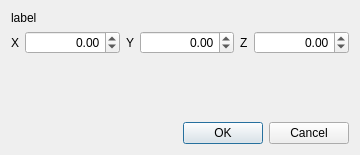
<?xml version="1.0" encoding="UTF-8"?>
<ui version="4.0">
 <class>VectorInputDialog</class>
 <widget class="QDialog" name="VectorInputDialog">
  <property name="geometry">
   <rect>
    <x>0</x>
    <y>0</y>
    <width>360</width>
    <height>155</height>
   </rect>
  </property>
  <property name="windowTitle">
   <string>Update</string>
  </property>
  <layout class="QVBoxLayout" name="verticalLayout">
   <item>
    <widget class="QLabel" name="label">
     <property name="text">
      <string>label</string>
     </property>
    </widget>
   </item>
   <item>
    <layout class="QHBoxLayout" name="horizontalLayout">
     <item>
      <widget class="QLabel" name="label_2">
       <property name="text">
        <string>X</string>
       </property>
      </widget>
     </item>
     <item>
      <widget class="QDoubleSpinBox" name="xSpinBox">
       <property name="sizePolicy">
        <sizepolicy hsizetype="MinimumExpanding" vsizetype="Fixed">
         <horstretch>0</horstretch>
         <verstretch>0</verstretch>
        </sizepolicy>
       </property>
       <property name="alignment">
        <set>Qt::AlignRight|Qt::AlignTrailing|Qt::AlignVCenter</set>
       </property>
       <property name="buttonSymbols">
        <enum>QAbstractSpinBox::UpDownArrows</enum>
       </property>
       <property name="accelerated">
        <bool>true</bool>
       </property>
       <property name="decimals">
        <number>2</number>
       </property>
       <property name="minimum">
        <double>-2147483647.000000000000000</double>
       </property>
       <property name="maximum">
        <double>2147483647.000000000000000</double>
       </property>
      </widget>
     </item>
     <item>
      <widget class="QLabel" name="label_3">
       <property name="text">
        <string>Y</string>
       </property>
      </widget>
     </item>
     <item>
      <widget class="QDoubleSpinBox" name="ySpinBox">
       <property name="sizePolicy">
        <sizepolicy hsizetype="MinimumExpanding" vsizetype="Fixed">
         <horstretch>0</horstretch>
         <verstretch>0</verstretch>
        </sizepolicy>
       </property>
       <property name="alignment">
        <set>Qt::AlignRight|Qt::AlignTrailing|Qt::AlignVCenter</set>
       </property>
       <property name="accelerated">
        <bool>true</bool>
       </property>
       <property name="decimals">
        <number>2</number>
       </property>
       <property name="minimum">
        <double>-2147483647.000000000000000</double>
       </property>
       <property name="maximum">
        <double>2147483647.000000000000000</double>
       </property>
      </widget>
     </item>
     <item>
      <widget class="QLabel" name="label_4">
       <property name="text">
        <string>Z</string>
       </property>
      </widget>
     </item>
     <item>
      <widget class="QDoubleSpinBox" name="zSpinBox">
       <property name="sizePolicy">
        <sizepolicy hsizetype="MinimumExpanding" vsizetype="Fixed">
         <horstretch>0</horstretch>
         <verstretch>0</verstretch>
        </sizepolicy>
       </property>
       <property name="alignment">
        <set>Qt::AlignRight|Qt::AlignTrailing|Qt::AlignVCenter</set>
       </property>
       <property name="accelerated">
        <bool>true</bool>
       </property>
       <property name="decimals">
        <number>2</number>
       </property>
       <property name="minimum">
        <double>-2147483647.000000000000000</double>
       </property>
       <property name="maximum">
        <double>2147483647.000000000000000</double>
       </property>
      </widget>
     </item>
    </layout>
   </item>
   <item>
    <spacer name="verticalSpacer">
     <property name="orientation">
      <enum>Qt::Vertical</enum>
     </property>
     <property name="sizeHint" stdset="0">
      <size>
       <width>20</width>
       <height>40</height>
      </size>
     </property>
    </spacer>
   </item>
   <item>
    <widget class="QDialogButtonBox" name="buttonBox">
     <property name="orientation">
      <enum>Qt::Horizontal</enum>
     </property>
     <property name="standardButtons">
      <set>QDialogButtonBox::Cancel|QDialogButtonBox::Ok</set>
     </property>
    </widget>
   </item>
  </layout>
 </widget>
 <resources/>
 <connections>
  <connection>
   <sender>buttonBox</sender>
   <signal>accepted()</signal>
   <receiver>VectorInputDialog</receiver>
   <slot>accept()</slot>
   <hints>
    <hint type="sourcelabel">
     <x>248</x>
     <y>254</y>
    </hint>
    <hint type="destinationlabel">
     <x>157</x>
     <y>274</y>
    </hint>
   </hints>
  </connection>
  <connection>
   <sender>buttonBox</sender>
   <signal>rejected()</signal>
   <receiver>VectorInputDialog</receiver>
   <slot>reject()</slot>
   <hints>
    <hint type="sourcelabel">
     <x>316</x>
     <y>260</y>
    </hint>
    <hint type="destinationlabel">
     <x>286</x>
     <y>274</y>
    </hint>
   </hints>
  </connection>
 </connections>
</ui>
